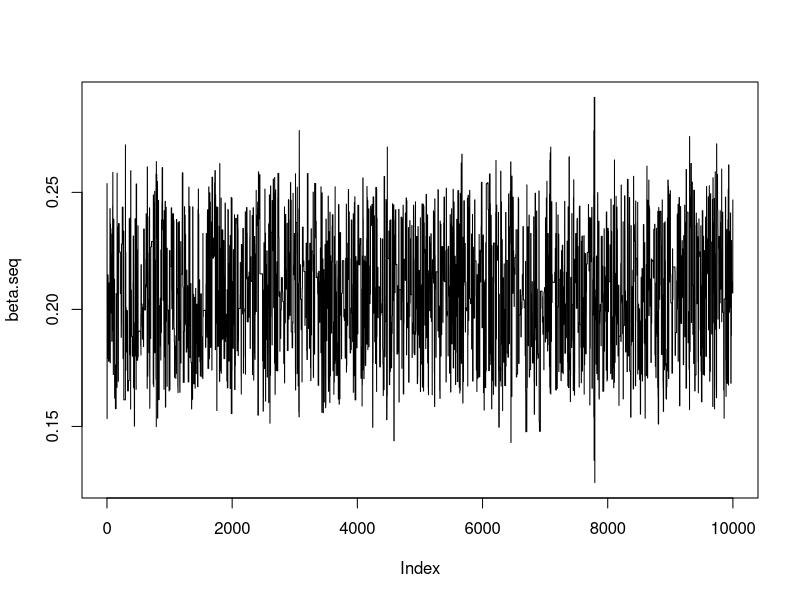
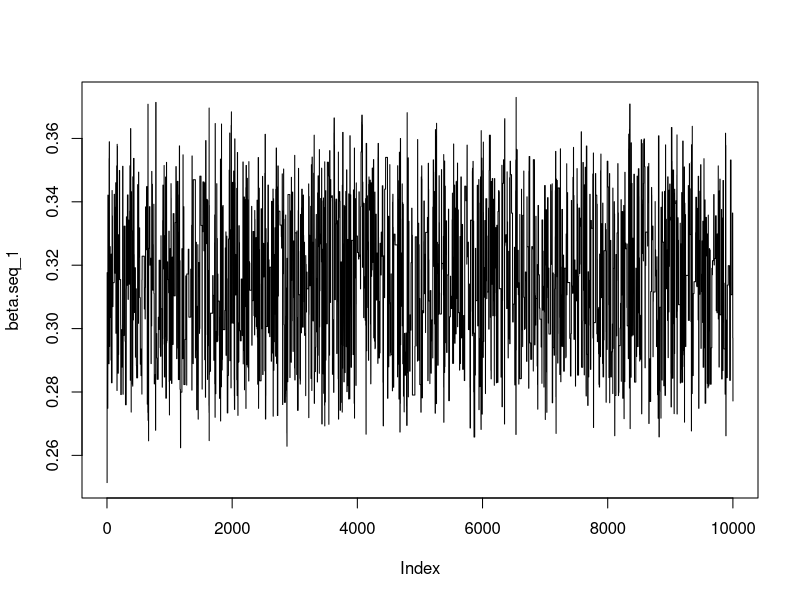
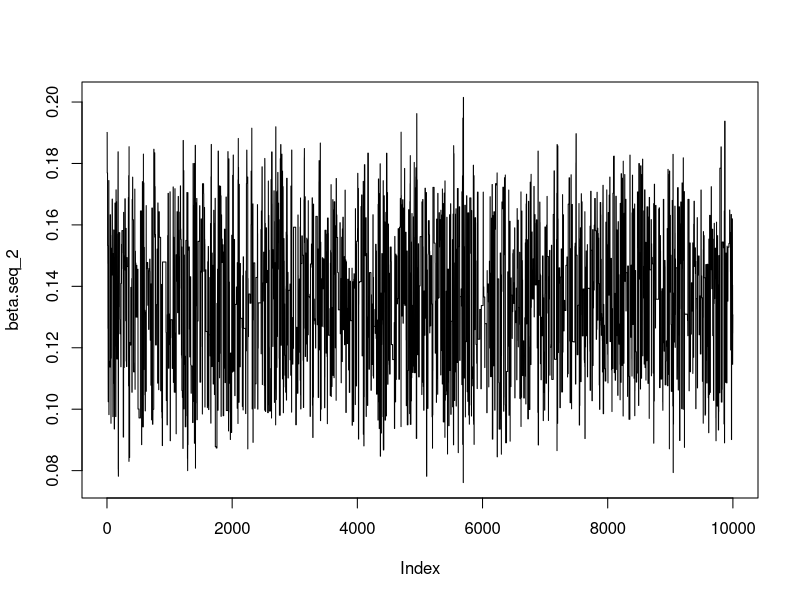
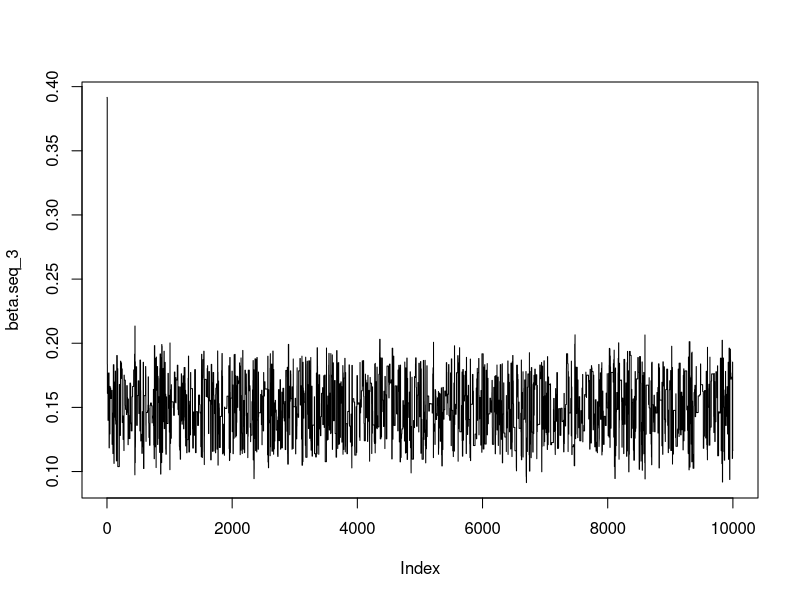

Recreate these plots in R, in order.
## ---- Default ----
# set random seed
set.seed(10)

## Sample
x <- c(82, 72, 45, 34, 17)

## Distribution Function
p <- function(beta, x) {
  out <-
    (1 - beta) ^ x[2] * (1 - 2 * beta) ^ x[3] *
    beta ^ (x[4] + x[5]) * (beta > 0) * (beta < 0.5) * 1
  out
}

## Probability Function
r <- function(beta_t, y, x) {
  out <- min(1, p(y, x) / p(beta_t, x))
  out
}

## MH Algorithm
rmh <- function(x, iter) {
  beta <- runif(n = 1, min = 0, max = 0.5)
  beta.seq <- c(beta)
  for (i in 1:iter) {
    y <- runif(n = 1, min = 0, max = 0.5)
    if (y <= r(beta, y, x)) {
      beta <- y
    }
    beta.seq <- c(beta.seq, beta)
  }
  beta.seq
}

# Calculate the beta sequence
beta.seq <- rmh(x, 1e4)

# Calculate the posterior mean estimate of beta
beta.bar <- mean(beta.seq[-1:-2e3])
beta.bar

# Calculate the standard error of beta
beta.SE <- sqrt(var(beta.seq[-1:-2e3]) / 8e3)
beta.SE

plot(beta.seq, type = 'l')

## ---- Different Init ----
# Generate Different Initial Values
ini.val <- function(m = 250, n = 5) {
  out <-
    diff(c(0, sort(
      sample(
        x = 1:m,
        size = 4,
        replace = FALSE,
        prob = rep(1 / m, m)
      )
    ), m))
  return(out)
}

# Calculate the beta sequence
beta.seq_1 <- rmh(x_1 <- ini.val(), 1e4)
beta.seq_2 <- rmh(x_2 <- ini.val(), 1e4)
beta.seq_3 <- rmh(x_3 <- ini.val(), 1e4)

# Calculate the posterior mean estimate of beta
beta.bar_1 <- mean(beta.seq_1[-1:-2e3])
beta.bar_2 <- mean(beta.seq_2[-1:-2e3])
beta.bar_3 <- mean(beta.seq_3[-1:-2e3])
beta.bar.all <-
  data.frame(
    Default = beta.bar,
    Rand_1 = beta.bar_1,
    Rand_2 = beta.bar_2,
    Rand_3 = beta.bar_3
  )
beta.bar.all

# Calculate the standard error of beta
beta.SE_1 <- sqrt(var(beta.seq_1[-1:-2e3]) / 8e3)
beta.SE_2 <- sqrt(var(beta.seq_2[-1:-2e3]) / 8e3)
beta.SE_3 <- sqrt(var(beta.seq_3[-1:-2e3]) / 8e3)
beta.SE.all <- data.frame(
  Default = beta.SE,
  Rand_1 = beta.SE_1,
  Rand_2 = beta.SE_2,
  Rand_3 = beta.SE_3
)
beta.SE.all

# Plot the beta sequence
plot(beta.seq_1, type = 'l')
plot(beta.seq_2, type = 'l')
plot(beta.seq_3, type = 'l')
